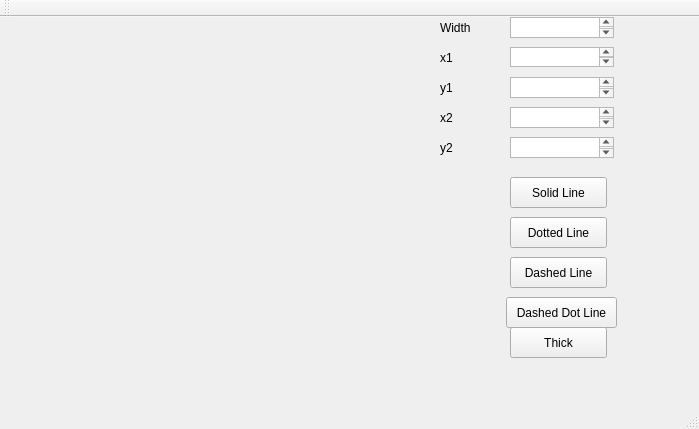
<?xml version="1.0" encoding="UTF-8"?>
<ui version="4.0">
 <class>MainWindow</class>
 <widget class="QMainWindow" name="MainWindow">
  <property name="geometry">
   <rect>
    <x>0</x>
    <y>0</y>
    <width>699</width>
    <height>429</height>
   </rect>
  </property>
  <property name="windowTitle">
   <string>MainWindow</string>
  </property>
  <widget class="QWidget" name="centralWidget">
   <widget class="QLabel" name="label">
    <property name="geometry">
     <rect>
      <x>40</x>
      <y>-20</y>
      <width>331</width>
      <height>361</height>
     </rect>
    </property>
    <property name="text">
     <string/>
    </property>
   </widget>
   <widget class="QLabel" name="label_2">
    <property name="geometry">
     <rect>
      <x>440</x>
      <y>30</y>
      <width>65</width>
      <height>21</height>
     </rect>
    </property>
    <property name="text">
     <string>x1</string>
    </property>
   </widget>
   <widget class="QLabel" name="label_3">
    <property name="geometry">
     <rect>
      <x>440</x>
      <y>60</y>
      <width>65</width>
      <height>21</height>
     </rect>
    </property>
    <property name="text">
     <string>y1</string>
    </property>
   </widget>
   <widget class="QLabel" name="label_4">
    <property name="geometry">
     <rect>
      <x>440</x>
      <y>90</y>
      <width>65</width>
      <height>21</height>
     </rect>
    </property>
    <property name="text">
     <string>x2</string>
    </property>
   </widget>
   <widget class="QLabel" name="label_5">
    <property name="geometry">
     <rect>
      <x>440</x>
      <y>120</y>
      <width>65</width>
      <height>21</height>
     </rect>
    </property>
    <property name="text">
     <string>y2</string>
    </property>
   </widget>
   <widget class="QTextEdit" name="textEdit">
    <property name="geometry">
     <rect>
      <x>510</x>
      <y>30</y>
      <width>104</width>
      <height>20</height>
     </rect>
    </property>
   </widget>
   <widget class="QTextEdit" name="textEdit_2">
    <property name="geometry">
     <rect>
      <x>510</x>
      <y>60</y>
      <width>104</width>
      <height>21</height>
     </rect>
    </property>
   </widget>
   <widget class="QTextEdit" name="textEdit_3">
    <property name="geometry">
     <rect>
      <x>510</x>
      <y>90</y>
      <width>104</width>
      <height>21</height>
     </rect>
    </property>
   </widget>
   <widget class="QTextEdit" name="textEdit_4">
    <property name="geometry">
     <rect>
      <x>510</x>
      <y>120</y>
      <width>104</width>
      <height>21</height>
     </rect>
    </property>
   </widget>
   <widget class="QPushButton" name="pushButton">
    <property name="geometry">
     <rect>
      <x>510</x>
      <y>160</y>
      <width>97</width>
      <height>31</height>
     </rect>
    </property>
    <property name="text">
     <string>Solid Line</string>
    </property>
   </widget>
   <widget class="QPushButton" name="pushButton_2">
    <property name="geometry">
     <rect>
      <x>510</x>
      <y>200</y>
      <width>97</width>
      <height>31</height>
     </rect>
    </property>
    <property name="text">
     <string>Dotted Line</string>
    </property>
   </widget>
   <widget class="QPushButton" name="pushButton_3">
    <property name="geometry">
     <rect>
      <x>510</x>
      <y>240</y>
      <width>97</width>
      <height>31</height>
     </rect>
    </property>
    <property name="text">
     <string>Dashed Line</string>
    </property>
   </widget>
   <widget class="QPushButton" name="pushButton_4">
    <property name="geometry">
     <rect>
      <x>506</x>
      <y>280</y>
      <width>111</width>
      <height>31</height>
     </rect>
    </property>
    <property name="text">
     <string>Dashed Dot Line</string>
    </property>
   </widget>
   <widget class="QPushButton" name="pushButton_5">
    <property name="geometry">
     <rect>
      <x>510</x>
      <y>310</y>
      <width>97</width>
      <height>31</height>
     </rect>
    </property>
    <property name="text">
     <string>Thick</string>
    </property>
   </widget>
   <widget class="QLabel" name="label_6">
    <property name="geometry">
     <rect>
      <x>440</x>
      <y>0</y>
      <width>65</width>
      <height>21</height>
     </rect>
    </property>
    <property name="text">
     <string>Width</string>
    </property>
   </widget>
   <widget class="QTextEdit" name="textEdit_5">
    <property name="geometry">
     <rect>
      <x>510</x>
      <y>0</y>
      <width>104</width>
      <height>21</height>
     </rect>
    </property>
   </widget>
  </widget>
  <widget class="QMenuBar" name="menuBar">
   <property name="geometry">
    <rect>
     <x>0</x>
     <y>0</y>
     <width>699</width>
     <height>27</height>
    </rect>
   </property>
  </widget>
  <widget class="QToolBar" name="mainToolBar">
   <attribute name="toolBarArea">
    <enum>TopToolBarArea</enum>
   </attribute>
   <attribute name="toolBarBreak">
    <bool>false</bool>
   </attribute>
  </widget>
  <widget class="QStatusBar" name="statusBar"/>
 </widget>
 <layoutdefault spacing="6" margin="11"/>
 <resources/>
 <connections/>
</ui>
